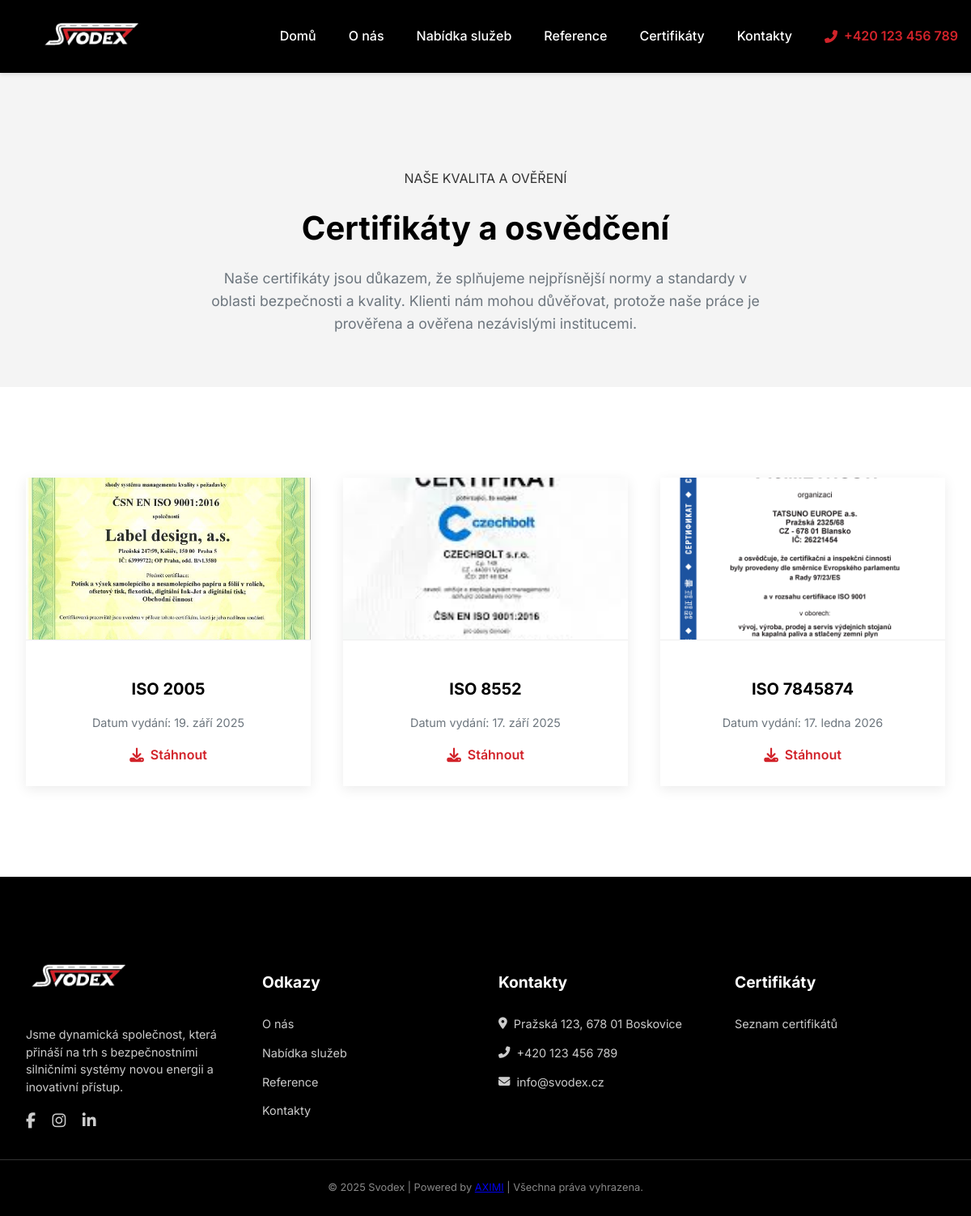
The page /certifikaty/ on the database its author committed.
### reference/models.py (models this page shows, shortened)
class Certificate(models.Model):
    name = models.CharField(max_length=200)
    file = models.FileField(upload_to='certificates/')
    image = models.ImageField(upload_to='certificates/previews/', blank=True, null=True)
    issue_date = models.DateField(blank=True, null=True)

### svodex_web/views.py (the view)
# urls.py: path('certifikaty/', views.certificate_list, name='certificate_list'),
def certificate_list(request):
    certificates = Certificate.objects.all()
    context = {'certificates': certificates}
    return render(request, 'reference/certificate_list.html', context)

### reference/templates/reference/certificate_list.html (shortened to what this page needs)
{% extends 'base.html' %}
{% load static %}
{% block content %}
    <section class="contact-header-section">
        <div class="container">
            <p class="overline-text">NAŠE KVALITA A OVĚŘENÍ</p>
            <h1>Certifikáty a osvědčení</h1>
            <p class="header-description">Naše certifikáty jsou důkazem, že splňujeme nejpřísnější normy a standardy v oblasti bezpečnosti a kvality. Klienti nám mohou důvěřovat, protože naše práce je prověřena a ověřena nezávislými institucemi.</p>
        </div>
    </section>
    <section class="certificates-gallery-section">
        <div class="container">
            <div class="certificates-grid">
                {% for cert in certificates %}
                <div class="certificate-item">
                    {% if cert.image %}
                    <div class="certificate-image-wrapper">
                        <a href="{{ cert.image.url }}" data-lightbox="certificate-gallery" data-title="{{ cert.name }}">
                            <img src="{{ cert.image.url }}" alt="{{ cert.name }}">
                        </a>
                    </div>
                    {% else %}
                    <div class="certificate-image-wrapper">
                         <a href="{% static 'img/placeholder_cert.jpg' %}" data-lightbox="certificate-gallery" data-title="{{ cert.name }}">
                            <img src="{% static 'img/placeholder_cert.jpg' %}" alt="{{ cert.name }}">
                        </a>
                    </div>
                    {% endif %}
                    <div class="certificate-info">
                        <h3>{{ cert.name }}</h3>
                        {% if cert.issue_date %}
                            <p class="issue-date">Datum vydání: {{ cert.issue_date }}</p>
                        {% endif %}
                        {% if cert.file %}
                            <a href="{{ cert.file.url }}" target="_blank" class="download-link">
                                <i class="fas fa-download"></i>
                                Stáhnout
                            </a>
                        {% endif %}
                    </div>
                </div>
                {% empty %}
                <p class="no-certificates-message">Momentálně nejsou dostupné žádné certifikáty.</p>
                {% endfor %}
            </div>
        </div>
    </section>
{% endblock %}

### static/css/style.css (style rules this page uses)
:root { --primary-color: #000000; --secondary-color: #D2232A; --text-color-light: #fff; --text-color-dark: #333; --background-light: #f4f4f4; }
body { font-family: 'Inter', sans-serif; color: var(--text-color-dark); margin: 0; line-height: 1.6; background-color: transparent; min-height: 100vh; display: flex; flex-direction: column; }
h1, h2, h3 { font-family: 'Inter', sans-serif; color: var(--primary-color); font-weight: 700; }
h1 { font-size: 3rem; margin-bottom: 1rem; }
.container { max-width: 1200px; margin: 0 auto; padding: 2rem; }
.contact-header-section { background-color: var(--background-light); padding: 5rem 0 2rem; text-align: center; }
.contact-header-section h1 { font-size: 2.5rem; max-width: 800px; margin: 0 auto 1rem; }
.contact-header-section .header-description { max-width: 700px; margin: 0 auto; color: #6c757d; font-size: 1.1rem; }
.certificates-gallery-section { padding: 5rem 0; }
.certificates-grid { display: grid; grid-template-columns: repeat(auto-fit, minmax(280px, 1fr)); gap: 2.5rem; justify-content: center; }
.certificate-item { background-color: #fff; border-radius: 0px; box-shadow: 0 4px 15px rgba(0, 0, 0, 0.08); overflow: hidden; transition: transform 0.3s ease, box-shadow 0.3s ease; text-align: center; }
.certificate-image-wrapper { width: 100%; height: 200px; overflow: hidden; position: relative; border-bottom: 1px solid #eee; }
.certificate-image-wrapper img { width: 100%; height: 100%; object-fit: cover; display: block; transition: transform 0.3s ease; }
.certificate-info { padding: 1.5rem 1rem; }
.certificate-info h3 { font-size: 1.25rem; font-weight: 700; margin-bottom: 0.5rem; }
.certificate-info .issue-date { color: #6c757d; font-size: 0.9rem; margin-bottom: 1rem; }
.download-link { display: inline-flex; align-items: center; gap: 0.5rem; color: var(--secondary-color); text-decoration: none; font-weight: 600; transition: color 0.3s ease; }
.download-link i { font-size: 1.1rem; }

### rows shown on the page
Certificate: image (picture), name "ISO 2005", issue_date "19. září 2025"
Certificate: image (picture), name "ISO 8552", issue_date "17. září 2025"
Certificate: image (picture), name "ISO 7845874", issue_date "17. ledna 2026"
